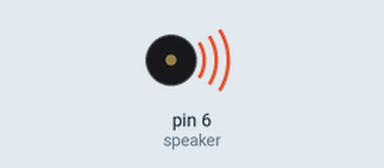
Simulated run of this sketch. Board: Arduino Uno, built with avr-gcc and run on an emulated ATmega328P. Parts: buzzer (waves = sounding).

Above: at 0.1 s.
Timing chart, 0 to 1.6 s (numbered marks = the images above):
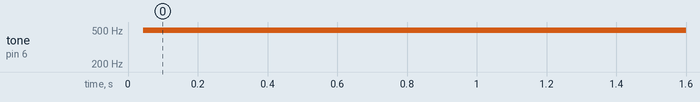

Measured:
- by itself, tone on pin 6 (speaker): silent → 496 Hz at 0.04 s

The sketch:

ex12.ino
```cpp
int speaker = 6;

void setup() {
  // put your setup code here, to run once:
  pinMode(speaker, OUTPUT);
}

void loop() {
  // put your main code here, to run repeatedly:
  while (1) {
    for (int i = 0; i < 100; ++i) {
      digitalWrite(speaker, HIGH);
      delay(1);
      digitalWrite(speaker, LOW);
      delay(1);
    }
  }
}
```
